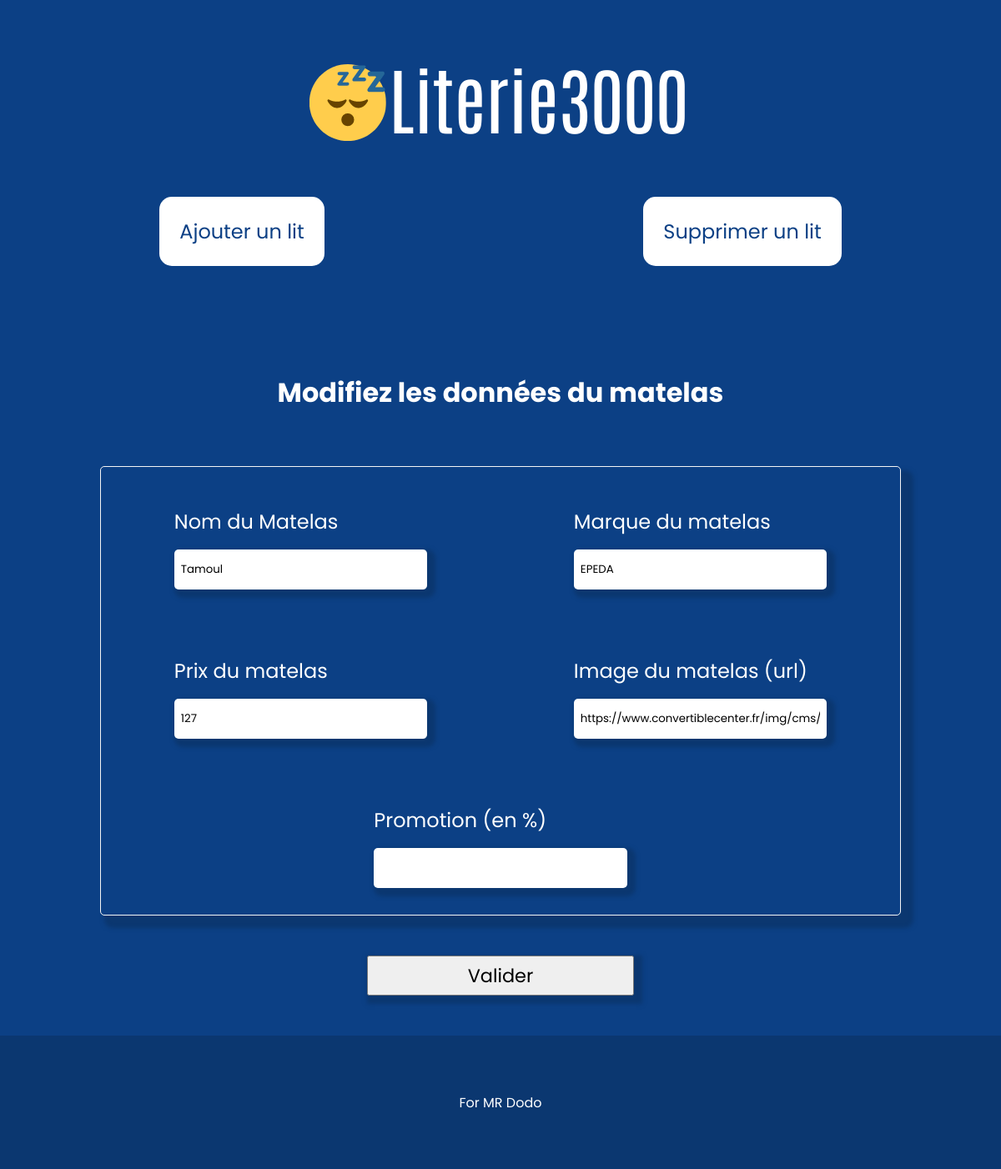
Before: /modify.php?id=1 with the older database file.
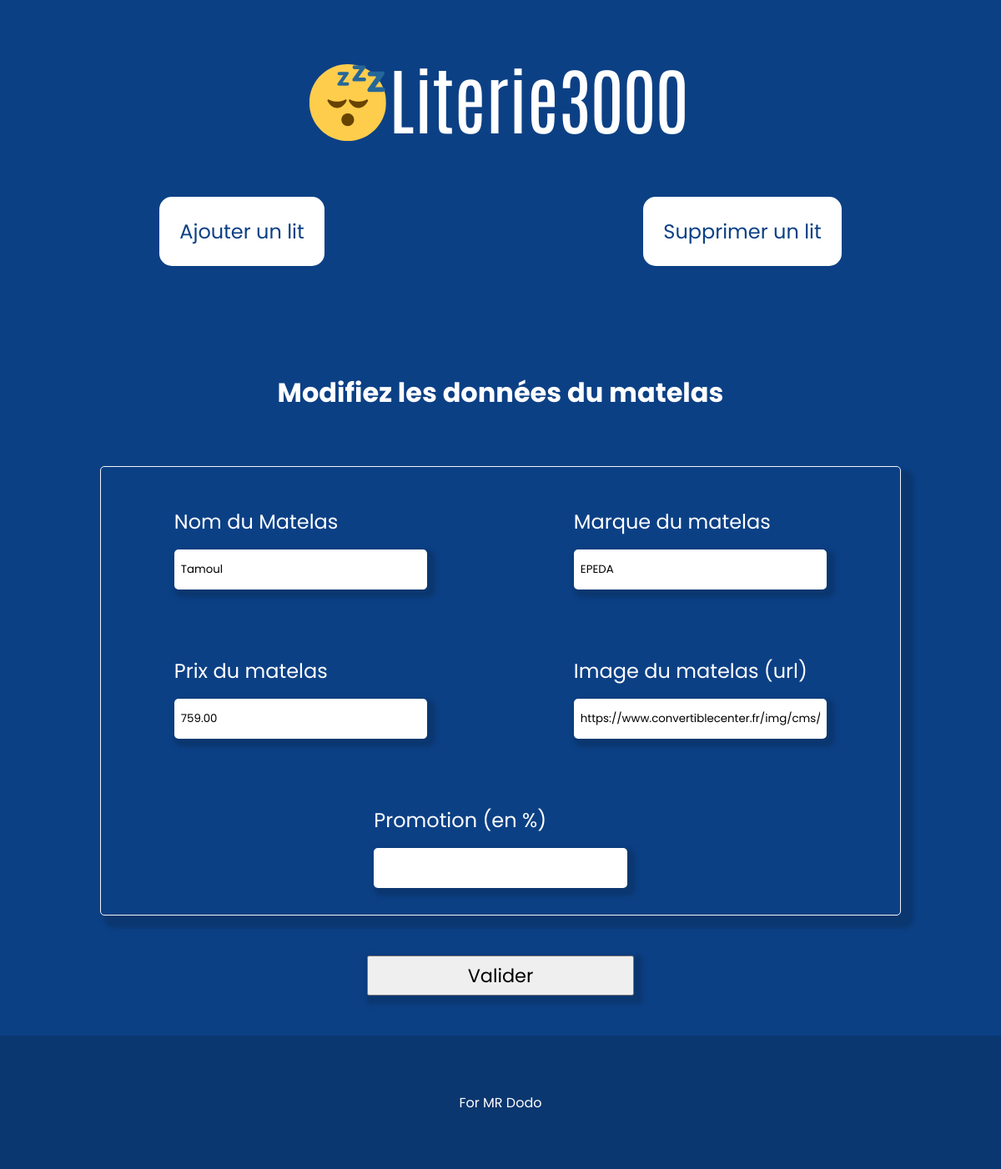
After: the same page with the newer database file.
### tables this page shows
create table lit(
id smallint primary key auto_increment,
name varchar(50) not null,
marque varchar(50) not null,
prix decimal(6,2) not null,
image varchar(500) not null,
promo tinyint(3)
);

### modify.php (the view, shortened to what this page needs)
<?php
$db = new PDO('mysql:host=localhost;dbname=litterie3000', "root", "");
if(isset($_GET["id"])){
    $id = $_GET["id"];
    $query = $db->prepare("SELECT * from lit WHERE id LIKE :id");
    $query->bindParam(":id", $id, PDO::PARAM_INT);
    $query->execute();
    $litselected = $query->fetch();
}
include("tpl/header.php")
?>
    <div class="container">
    <h1 class="fillFormTitle">Modifiez les données du matelas</h1>
    <form action="" method="post">
        <div class="container-form">
            <div class="form-group">
                <label for="nameMattress">Nom du Matelas</label>
                <input type="text" id="nameMattress" name="name" value="<?= $litselected["name"]?>">
            </div>
            <div class="form-group">
                <label for="markMattress">Marque du matelas</label>
                <input type="text" id="markMattress" name="mark" value="<?= $litselected["marque"]?>">
            </div>
            <div class="form-group">
                <label for="priceMattress">Prix du matelas</label>
                <input type="text" id="priceMattress" name="price" value="<?= $litselected["prix"]?>">
            </div>
            <div class="form-group">
                <label for="pictureMattress">Image du matelas (url)</label>
                <input type="text" id="pictureMattress" name="picture" value="<?= $litselected["image"]?>">
            </div>
            <div class="form-group">
                <label for="promoMattress">Promotion (en %)</label>
                <input type="text" id="promoMattress" name="promo" value="<?= $litselected["promo"]?>">
            </div>
        </div>
        <input type="submit" value="Valider" class="formsubmit">
    </form>
    </div>
    <?php
include("tpl/footer.php")
?>

### tpl/header.php (shortened to what this page needs)
<!DOCTYPE html>
<html lang="fr">
<head>
    <link rel="stylesheet" href="assets/css/style.css">
</head>
<body>
    <header>
        <figure>
            <a href="./">
            <img src="assets/img/logo.png" alt="test">
            </a>
        </figure>
        <div class="bouton">
            <a href="add.php">Ajouter un lit</a>
            <a href="http://localhost/litterie3000?modify=true">Supprimer un lit</a>
        </div>
    </header>

### tpl/footer.php
<footer>
    <p>For MR Dodo</p>
</footer>
</body>
</html>

### assets/css/style.css (style rules this page uses)
* { margin: 0; padding: 0; box-sizing: border-box; font-family: "Poppins", sans-serif; }
body { background-color: #0c4085; }
header { padding: 4rem 0; }
header img { display: block; margin: auto; }
header .bouton { display: flex; justify-content: space-around; }
header .bouton a { margin-top: 3.5rem; font-size: 1.5rem; text-decoration: none; color: black; background-color: white; padding: 1.5rem; border-radius: 15px; color: #0c4085; transition: all 0.2s ease; }
.container { max-width: 80%; margin: 0 auto; }
.container .fillFormTitle { margin: 4rem 0; text-align: center; color: white; }
.container-form { display: flex; align-items: center; justify-content: space-around; flex-wrap: wrap; border: 1px solid whitesmoke; border-radius: 5px; box-shadow: 10px 10px 5px 5px #0b3770; }
.container-form .form-group { flex-basis: 35%; margin: 1rem; padding: 1rem; display: flex; flex-direction: column; }
.container-form .form-group label { color: white; font-size: 1.5rem; margin: 1rem 0; }
.container-form .form-group input { max-width: 35rem; height: 3rem; border-radius: 5px; border: none; padding: 0.5rem; box-shadow: 5px 5px 5px 5px #0b3770; }
.container .formsubmit { display: block; margin: 3rem auto; font-size: 1.4rem; width: 20rem; height: 3rem; box-shadow: 5px 5px 5px 5px #0b3770; }
footer { height: 10rem; background-color: #0b3770; display: flex; align-items: center; justify-content: center; color: white; }

Changed rows visible on the page:
changed lit "Tamoul": price "127" → "759.00"
